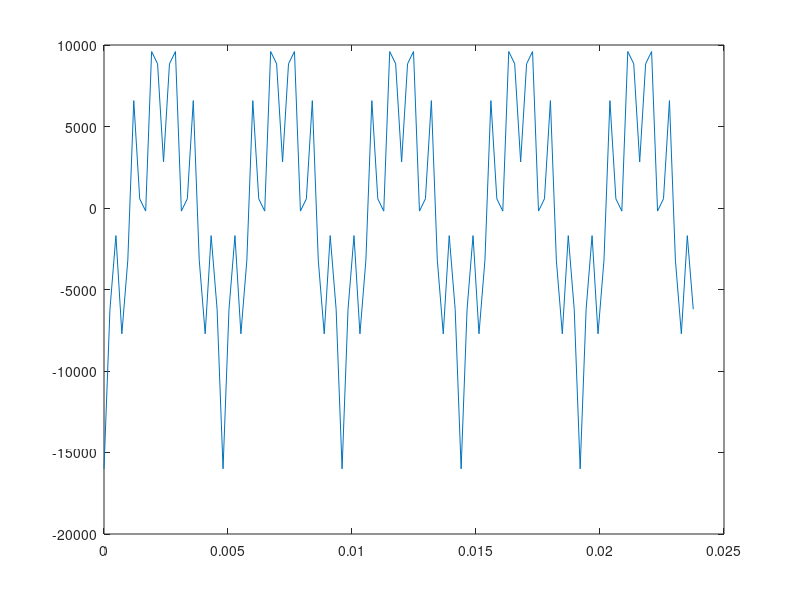

Source code (MATLAB): (Note: this script raises an error after producing the figure.)
% -----------------------------------------------------------------------------------
% This script generates the input signal and a pre-implemented 4 pole butterworth filter
% Allows to plot the input signal in time and frequency as well as the filtered signals. 
% -----------------------------------------------------------------------------------
%%
% PART 1 : Generate input signal
adc_freq = 5e6;
row_len = 100;
num_rows = 12;

Fs = adc_freq / (row_len * num_rows);   % Sampling frequency
T = 1/Fs;                               % Sampling period
L = 1000;                               % Number of samples
t = (0:L-1)*T;                          % Time vector
f = Fs*(0:(L/2))/L;                     % Frequency vector

freq = 1/20 * Fs;                       % Frequency of the signal
%x = (16000 / 1.7) * (sin(2*pi*freq*t) + 0.7*sin(2*pi*6*freq*t)); % Signal to filter
x = (16000 / 1.7) * (sawtooth(2*pi*freq*t, 1/2) + 0.7*sawtooth(2*pi*6*freq*t, 1/2)); %+ 0.7*sin(2*pi*6*freq*t));
plot(t(1:100), x(1:100));
%input_signal_file = fopen("input_signal.txt", "w");
%fprintf(input_signal_file, '%f\n', x);
%fclose(input_signal_file);
%%
% PART 2: plot the results

% plot signal to be filtered
subplot_time(t, x, 1, "Input signal");
subplot_freq(f, calc_fft(x, L), 2, "FFT(Input signal)");

% Filter signal in matlab
y = filter(Hd_4,x);

subplot_time(t, y, 3, "Matlab filtered signal");
subplot_freq(f, calc_fft(y, L), 4, "FFT(Matlab filtered signal)");


% Read filtered signals from vhdl
N = 2;
for i = 0:N-1
    vhdl_file = fopen("output_signal_"+i+".txt", "r");
    vhdl_y = fscanf(vhdl_file, '%d');
    fclose(vhdl_file);
    vhdl_y = vhdl_y';

    % Plot vhdl filtered signal in time
    subplot_time(t, vhdl_y, 5+2*i, "VHDL output signal");
    subplot_freq(f, calc_fft(vhdl_y, L), 6+2*i, "FFT(VHDL filtered signal)");

    diff(i+1, 1:L) = y./vhdl_y;
end



function subplot_time(t, x, i, title_str)
    subplot(4, 2, i);
    plot(t(1:100), x(1:100));
    title(title_str);
    xlabel("time (s)");
    %ylabel("vhdl_y");
end

function subplot_freq(f, x, i, title_str)
    subplot(4, 2, i);
    plot(f, x);
    title(title_str);
    xlabel("frequency (Hz)");
    %ylabel("vhdl_y");
end

function P1_x = calc_fft(x, L)
    fft_x = fft(x);
    P2_x = abs(fft_x/L);
    P1_x = P2_x(1:L/2+1);
    P1_x(2:end-1) = 2*P1_x(2:end-1);
end